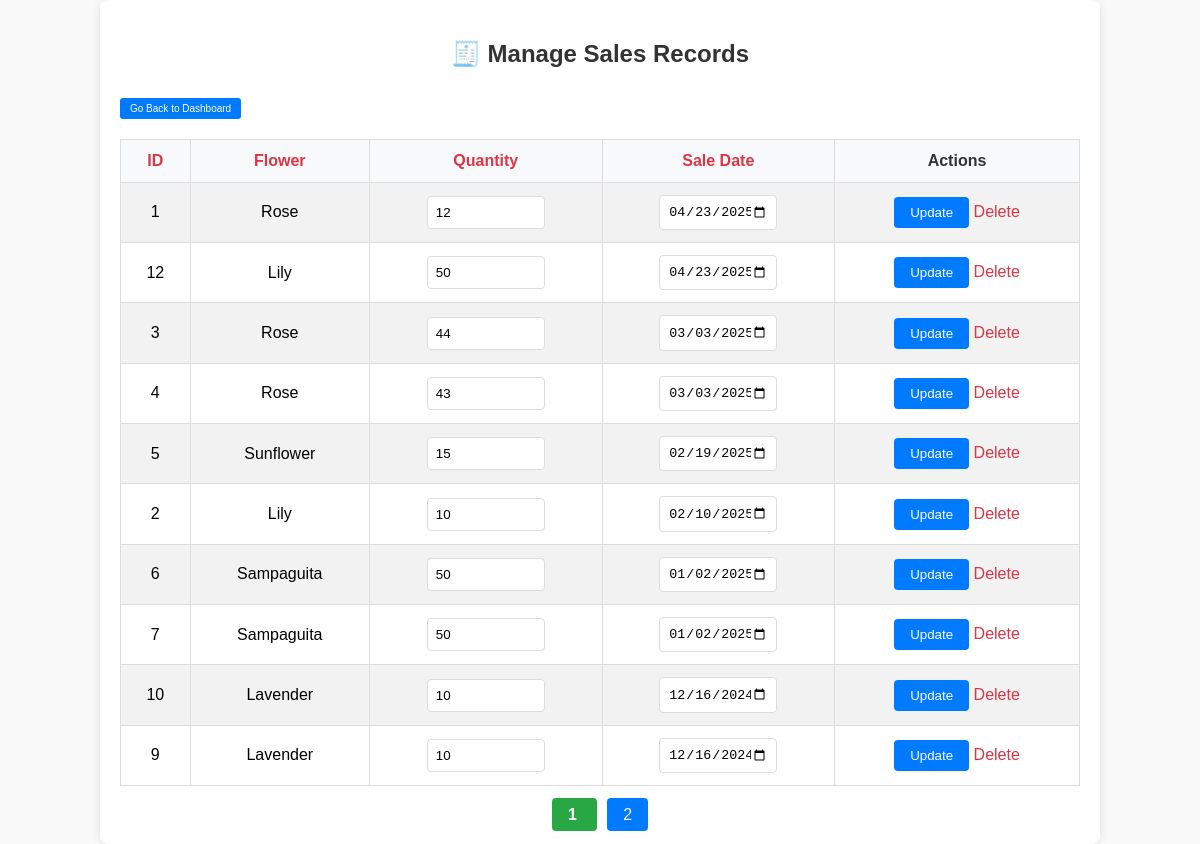
Screenshot of /manage_sales.php with the database file from the repository.
### tables this page shows
CREATE TABLE `sales` (
  `id` int(11) NOT NULL,
  `product_id` int(11) NOT NULL,
  `quantity` int(11) NOT NULL,
  `sale_date` date NOT NULL
);

CREATE TABLE `product` (
  `flower_id` int(11) NOT NULL,
  `name` varchar(255) NOT NULL,
  `description` text DEFAULT NULL,
  `price` decimal(10,2) NOT NULL,
  `quantity` int(11) DEFAULT NULL,
  `size` varchar(255) NOT NULL,
  `color` varchar(255) NOT NULL,
  `available` int(11) NOT NULL,
  `image_url` varchar(255) NOT NULL
);

### manage_sales.php (the view, shortened to what this page needs)
<?php
include 'db.php';
$rows_per_page = 10;
$page = isset($_GET['page']) ? (int) $_GET['page'] : 1;
$offset = ($page - 1) * $rows_per_page;
$order_by = isset($_GET['order_by']) ? $_GET['order_by'] : 'sale_date';
$order_dir = isset($_GET['order_dir']) ? $_GET['order_dir'] : 'DESC';
$sales = $conn->query("SELECT s.*, p.name FROM sales s
                       JOIN product p ON s.product_id = p.flower_id
                       ORDER BY $order_by $order_dir
                       LIMIT $offset, $rows_per_page");
$total_sales = $conn->query("SELECT COUNT(*) as total FROM sales")->fetch_assoc()['total'];
$total_pages = ceil($total_sales / $rows_per_page);
?>
<!DOCTYPE html>
<html lang="en">
<head>
</head>
<body>
    <div class="container">
        <h2>🧾 Manage Sales Records</h2>
        <a href="dashboard.php" class="btn-back-dashboard">Go Back to Dashboard</a>
        <table>
            <tr>
                <th><a href="?order_by=id&order_dir=<?= $order_dir == 'ASC' ? 'DESC' : 'ASC' ?>">ID</a></th>
                <th><a href="?order_by=name&order_dir=<?= $order_dir == 'ASC' ? 'DESC' : 'ASC' ?>">Flower</a></th>
                <th><a href="?order_by=quantity&order_dir=<?= $order_dir == 'ASC' ? 'DESC' : 'ASC' ?>">Quantity</a></th>
                <th><a href="?order_by=sale_date&order_dir=<?= $order_dir == 'ASC' ? 'DESC' : 'ASC' ?>">Sale Date</a></th>
                <th>Actions</th>
            </tr>
            <?php while ($row = $sales->fetch_assoc()): ?>
            <tr>
                <form method="post">
                    <td><?= $row['id'] ?></td>
                    <td><?= htmlspecialchars($row['name']) ?></td>
                    <td><input type="number" name="quantity" value="<?= $row['quantity'] ?>" required></td>
                    <td><input type="date" name="sale_date" value="<?= $row['sale_date'] ?>" required></td>
                    <td>
                        <input type="submit" name="update_sale" value="Update">
                        <a href="?delete=<?= $row['id'] ?>" onclick="return confirm('Delete this sale?')">Delete</a>
                    </td>
                </form>
            </tr>
            <?php endwhile; ?>
        </table>
        <div class="pagination">
            <?php for ($i = 1; $i <= $total_pages; $i++): ?>
                <a href="?page=<?= $i ?>" class="<?= ($i == $page) ? 'active' : '' ?>">
                    <?= $i ?>
                </a>
            <?php endfor; ?>
        </div>
    </div>
</body>
</html>

### manage_sales.php (style rules this page uses)
body { font-family: 'Arial', sans-serif; background-color: #f9f9f9; margin: 0; padding: 0; display: flex; justify-content: center; align-items: center; min-height: 100vh; }
.container { background-color: #fff; padding: 20px; border-radius: 8px; box-shadow: 0 2px 10px rgba(0, 0, 0, 0.1); width: 80%; max-width: 1000px; }
h2 { text-align: center; color: #333; }
table { width: 100%; border-collapse: collapse; margin-top: 20px; }
table th, table td { padding: 12px; text-align: center; border: 1px solid #ddd; }
table th { background-color: #f8f9fa; color: #333; cursor: pointer; }
table tr:nth-child(even) { background-color: #f2f2f2; }
table input[type="number"], table input[type="date"] { padding: 8px; width: 100px; border: 1px solid #ddd; border-radius: 4px; }
table input[type="submit"] { background-color: #007bff; color: white; padding: 8px 16px; border: none; border-radius: 4px; cursor: pointer; }
a { text-decoration: none; color: #dc3545; }
.pagination { text-align: center; margin-top: 20px; }
.pagination a { margin: 0 5px; padding: 8px 16px; background-color: #007bff; color: white; border-radius: 4px; }
.pagination a.active { font-weight: bold; background-color: #28a745; }
.btn-back-dashboard { display: inline-block; padding: 5px 10px; background-color: #007bff; color: white; font-size: 10px; text-decoration: none; border-radius: 3px; margin-top: 10px; text-align: center; }

### rows the page displays
sales: id "1", product.name "Rose", quantity "12", sale_date "04/23/2025"
sales: id "12", product.name "Lily", quantity "50", sale_date "04/23/2025"
sales: id "3", product.name "Rose", quantity "44", sale_date "03/03/2025"
sales: id "4", product.name "Rose", quantity "43", sale_date "03/03/2025"
sales: id "5", product.name "Sunflower", quantity "15", sale_date "02/19/2025"
sales: id "2", product.name "Lily", quantity "10", sale_date "02/10/2025"
sales: id "6", product.name "Sampaguita", quantity "50", sale_date "01/02/2025"
sales: id "7", product.name "Sampaguita", quantity "50", sale_date "01/02/2025"
sales: id "10", product.name "Lavender", quantity "10", sale_date "12/16/2024"
sales: id "9", product.name "Lavender", quantity "10", sale_date "12/16/2024"
